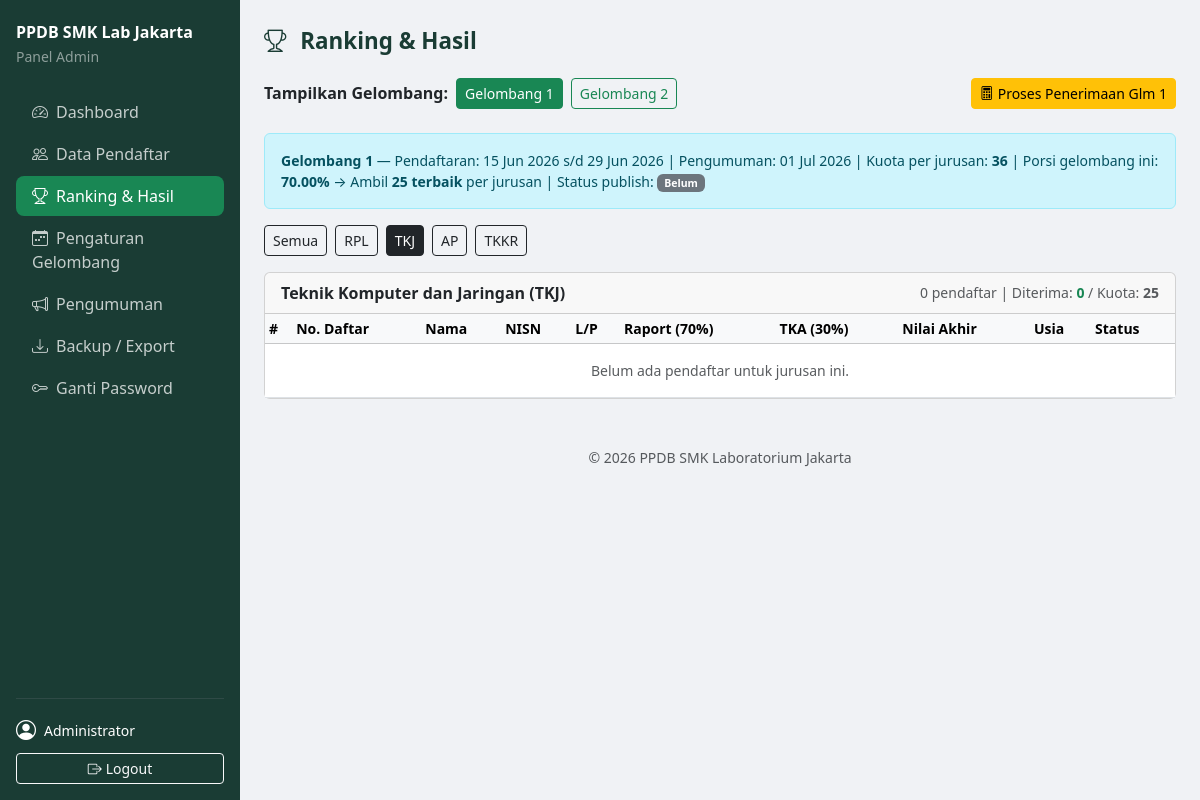
The app's page /admin_dashboard.php?page=ranking&gelombang=1&jurusan=Teknik+Komputer+dan+Jaringan+(TKJ) (signed in) with its own data.
### tables this page shows
CREATE TABLE `gelombang` (
  `id` int NOT NULL AUTO_INCREMENT,
  `gelombang` tinyint NOT NULL COMMENT '1 atau 2',
  `tanggal_buka` date NOT NULL,
  `tanggal_tutup` date NOT NULL,
  `tanggal_pengumuman` date NOT NULL,
  `kuota_per_jurusan` int NOT NULL DEFAULT 36,
  `persen_gelombang` decimal(5,2) NOT NULL DEFAULT 70.00 COMMENT 'Glm1=70, Glm2=30',
  `is_published` tinyint(1) NOT NULL DEFAULT 0,
  `published_at` timestamp NULL DEFAULT NULL,
  `created_at` timestamp NULL DEFAULT CURRENT_TIMESTAMP,
  PRIMARY KEY (`id`),
  UNIQUE KEY `gelombang` (`gelombang`)
);

### admin/ranking.php (the view, shortened to what this page needs)
<?php
$jurusan_list = [
    'Rekayasa Perangkat Lunak (RPL)',
    'Teknik Komputer dan Jaringan (TKJ)',
    'Asisten Keperawatan (AP)',
    'Tata Kecantikan Kulit dan Rambut (TKKR)',
];
$short = ['Rekayasa Perangkat Lunak (RPL)'=>'RPL','Teknik Komputer dan Jaringan (TKJ)'=>'TKJ','Asisten Keperawatan (AP)'=>'AP','Tata Kecantikan Kulit dan Rambut (TKKR)'=>'TKKR'];
$gel_rows = $conn->query("SELECT * FROM gelombang ORDER BY gelombang")->fetchAll();
$gel_map  = [];
foreach ($gel_rows as $g) $gel_map[$g['gelombang']] = $g;
$fGel     = $_GET['gelombang'] ?? '1';
$fJurusan = $_GET['jurusan']   ?? '';
$g        = $gel_map[(int)$fGel] ?? null;
$kuota_glm = $g ? (int)round($g['kuota_per_jurusan'] * $g['persen_gelombang'] / 100) : 0;
?>
<div class="d-flex flex-wrap gap-2 align-items-center mb-4">
    <span class="fw-semibold">Tampilkan Gelombang:</span>
    <?php foreach ($gel_rows as $g_btn): ?>
    <a href="?page=ranking&gelombang=<?= $g_btn['gelombang'] ?>&jurusan=<?= urlencode($fJurusan) ?>"
       class="btn btn-sm <?= (int)$fGel===$g_btn['gelombang']?'btn-success':'btn-outline-success' ?>">
        Gelombang <?= $g_btn['gelombang'] ?>
    </a>
    <?php endforeach; ?>
    <div class="ms-auto">
        <?php if ($g): ?>
        <form method="POST" class="d-inline" onsubmit="return confirm('Proses penerimaan Gelombang <?= $fGel ?>? Status semua pendaftar gelombang ini akan di-reset dan dihitung ulang.')">
            <button type="submit" class="btn btn-warning btn-sm">
                <i class="bi bi-calculator me-1"></i>Proses Penerimaan Glm <?= $fGel ?>
            </button>
        </form>
        <?php endif; ?>
    </div>
</div>
<?php if ($g): ?>
<div class="alert alert-info small mb-3">
    <strong>Gelombang <?= $fGel ?></strong> —
    Pendaftaran: <?= date('d M Y', strtotime($g['tanggal_buka'])) ?> s/d <?= date('d M Y', strtotime($g['tanggal_tutup'])) ?> |
    Pengumuman: <?= date('d M Y', strtotime($g['tanggal_pengumuman'])) ?> |
    Kuota per jurusan: <strong><?= $g['kuota_per_jurusan'] ?></strong> |
    Porsi gelombang ini: <strong><?= $g['persen_gelombang'] ?>%</strong> →
    Ambil <strong><?= $kuota_glm ?> terbaik</strong> per jurusan |
    Status publish: <?= $g['is_published'] ? '<span class="badge bg-success">Published</span>' : '<span class="badge bg-secondary">Belum</span>' ?>
</div>
<?php endif; ?>
<div class="mb-3 d-flex gap-2 flex-wrap">
    <a href="?page=ranking&gelombang=<?= $fGel ?>" class="btn btn-sm <?= !$fJurusan?'btn-dark':'btn-outline-dark' ?>">Semua</a>
    <?php foreach ($jurusan_list as $j): ?>
    <a href="?page=ranking&gelombang=<?= $fGel ?>&jurusan=<?= urlencode($j) ?>"
       class="btn btn-sm <?= $fJurusan===$j?'btn-dark':'btn-outline-dark' ?>">
        <?= $short[$j] ?>
    </a>
    <?php endforeach; ?>
</div>
<?php
$target_jurusan = $fJurusan ? [$fJurusan] : $jurusan_list;
foreach ($target_jurusan as $jurusan):
    $stmt = $conn->prepare("SELECT * FROM pendaftar WHERE gelombang=? AND jurusan=?
                            ORDER BY nilai_akhir DESC, usia DESC");
    $stmt->execute([$fGel, $jurusan]);
    $list = $stmt->fetchAll();
    $total_j = count($list);
    $diterima_j = count(array_filter($list, fn($r) => $r['status']==='diterima'));
?>
<div class="card mb-4">
    <div class="card-header d-flex justify-content-between align-items-center">
        <span class="fw-semibold"><?= htmlspecialchars($jurusan) ?></span>
        <span class="small text-muted">
            <?= $total_j ?> pendaftar |
            Diterima: <span class="text-success fw-bold"><?= $diterima_j ?></span> /
            Kuota: <span class="fw-bold"><?= $kuota_glm ?></span>
        </span>
    </div>
    <div class="card-body p-0">
    <div class="table-responsive">
    <table class="table table-sm table-hover mb-0 small">
        <thead class="table-light">
            <tr><th>#</th><th>No. Daftar</th><th>Nama</th><th>NISN</th><th>L/P</th>
                <th>Raport (70%)</th><th>TKA (30%)</th><th>Nilai Akhir</th><th>Usia</th><th>Status</th></tr>
        </thead>
        <tbody>
        <?php if (empty($list)): ?>
            <tr><td colspan="10" class="text-center py-3 text-muted">Belum ada pendaftar untuk jurusan ini.</td></tr>
        <?php else:
            $rank = 0;
            foreach ($list as $r):
                $rank++;
                $is_batas = ($rank === $kuota_glm + 1 && $r['lolos_usia']);
                if ($is_batas): ?>
                <tr><td colspan="10" class="bg-warning text-center small py-1 fw-semibold">
                    ── Batas Kuota (<?= $kuota_glm ?> terbaik) ──
                </td></tr>
                <?php endif;
                $badge = match($r['status']) { 'diterima'=>'bg-success', 'ditolak'=>'bg-danger', default=>'bg-warning text-dark' };
                $rowClass = match($r['status']) { 'diterima'=>'table-success', 'ditolak'=>'table-danger opacity-75', default=>'' };
            ?>
            <tr class="<?= $rowClass ?>">
                <td class="text-muted"><?= $rank ?></td>
                <td><?= htmlspecialchars($r['no_pendaftaran']) ?></td>
                <td><?= htmlspecialchars($r['nama']) ?></td>
                <td><?= htmlspecialchars($r['nisn']) ?></td>
                <td><?= $r['jenis_kelamin'] ?></td>
                <td class="text-center"><?= number_format($r['nilai_raport'], 2) ?></td>
                <td class="text-center"><?= number_format($r['nilai_tka'], 2) ?></td>
                <td class="text-center fw-bold"><?= number_format($r['nilai_akhir'], 2) ?></td>
                <td class="text-center">
                    <?= $r['usia'] ?>
                    <?php if (!$r['lolos_usia']): ?><span class="text-danger ms-1" title="Gugur usia">⚠</span><?php endif; ?>
                </td>
                <td><span class="badge <?= $badge ?>"><?= ucfirst($r['status']) ?></span></td>
            </tr>
            <?php endforeach; endif; ?>
        </tbody>
    </table>
    </div>
    </div>
</div>
<?php endforeach; ?>

### admin_dashboard.php (style rules this page uses)
:root { --sidebar-w: 240px; }
body { background: #f0f2f5; }

### records on screen
gelombang: gelombang "1", tanggal_buka "15 Jun 2026", tanggal_tutup "29 Jun 2026", tanggal_pengumuman "01 Jul 2026", kuota_per_jurusan "36", persen_gelombang "70.00", kuota_glm "25"
gelombang: gelombang "2"

### other values on screen
$info['label'] "Dashboard"
$info['label'] "Data Pendaftar"
$info['label'] "Ranking & Hasil"
$info['label'] "Pengaturan Gelombang"
$info['label'] "Pengumuman"
$info['label'] "Backup / Export"
$info['label'] "Ganti Password"
$admin_name "Administrator"
$pages[$page]['label'] "Ranking & Hasil"
$fGel "1"
$short[$j] "RPL"
$short[$j] "TKJ"
$short[$j] "AP"
$short[$j] "TKKR"
$jurusan "Teknik Komputer dan Jaringan (TKJ)"
